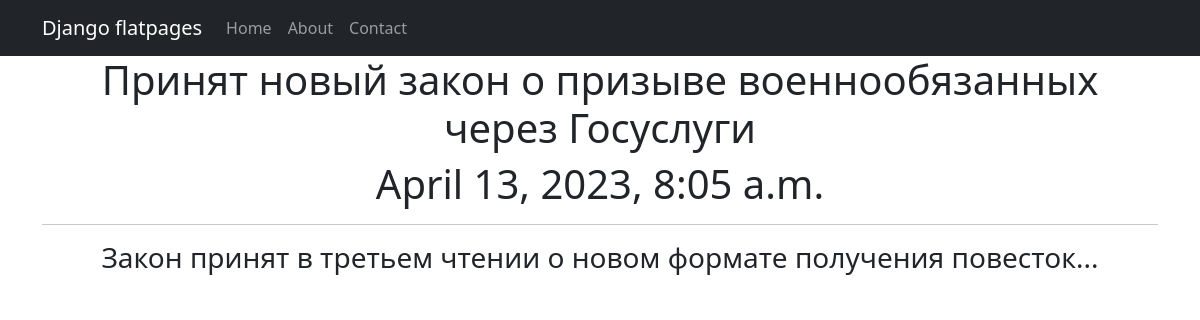
Screenshot of /news/1 with the database file from the repository.
### news/models.py (models this page shows, shortened)
class Post(models.Model):
    author = models.ForeignKey(Author, on_delete=models.CASCADE)
    NEWS = 'NW'
    ARTICLE = 'AR'
    CATEGORY_CHOICES = [
        (NEWS, 'Новость'),
        (ARTICLE, 'Статья')
    ]
    categoryType = models.CharField(max_length=2, choices=CATEGORY_CHOICES, default=ARTICLE)
    dateCreation = models.DateTimeField(auto_now_add=True)
    postCategory = models.ManyToManyField(Category, through='PostCategory')
    title = models.CharField(max_length=128)
    text = models.TextField()
    rating = models.SmallIntegerField(default=0)

### news/views.py (the view)
# urls.py: path('<int:pk>', Textnews.as_view())
class Textnews(DetailView):
    model = Post
    template_name = 'textnews.html'
    context_object_name = 'post'

### news/templatetags/custom_filters.py (called while the page is built)
@register.filter()
def censor(text):
    text_list = text.split()
    censored_list = []
    for word in text_list:
        clean_word = ''.join(c for c in word if c not in string.punctuation)
        if clean_word.lower() in BAD_WORDS:
            censored_word = clean_word[0] + (len(clean_word) - 1) * '*'
            censored_list.append(word.replace(clean_word, censored_word))
        else:
            censored_list.append(word)
    return ' '.join(censored_list)

### templates/textnews.html (shortened to what this page needs)
{% extends 'flatpages/default.html'%}
{% load custom_filters %}
{% block content %}
<h1>{{ post.title|censor }}</h1>
<h1>{{ post.dateCreation }}</h1>
<hr>
<h3>{{ post.text|censor }}</h3>
{% endblock content %}

### rows the page displays
Post: title|censor "Принят новый закон о призыве военнообязанных через Госуслуги", dateCreation "April 13, 2023, 8:05 a.m.", text|censor "Закон принят в третьем чтении о новом формате получения повесток..."
